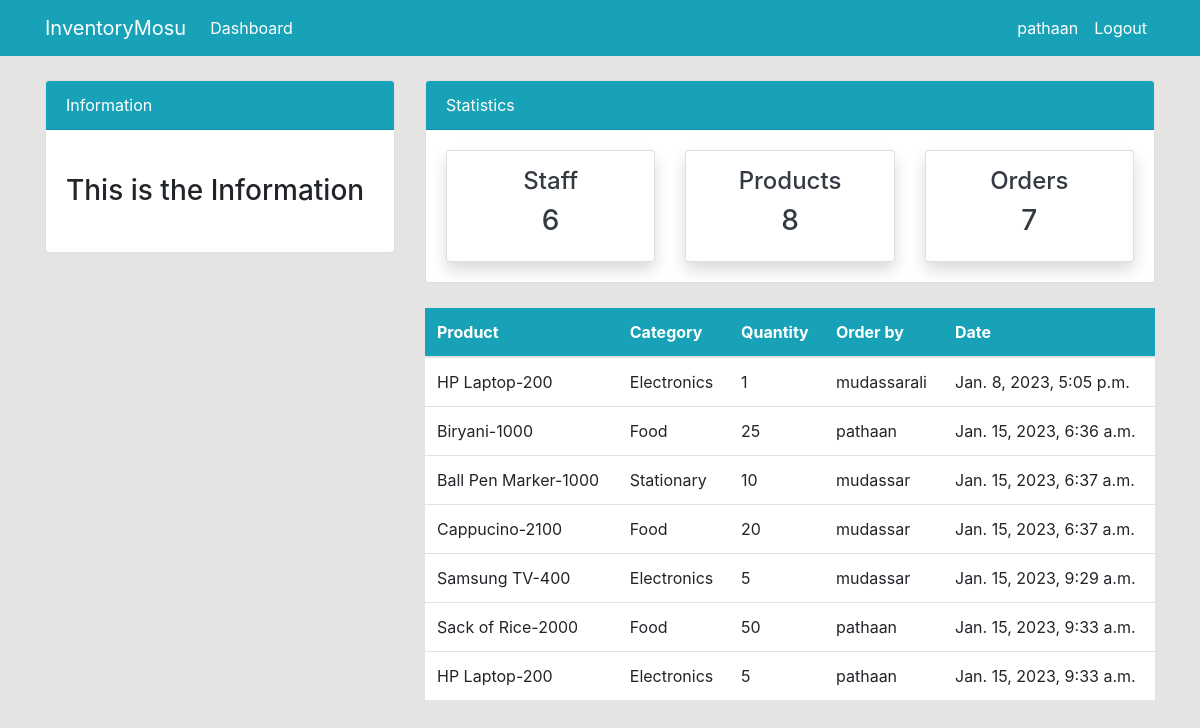
/order/ (signed in), run on the app's committed database.
### dashboard/models.py (models this page shows, shortened)
class Order(models.Model):
    product = models.ForeignKey(Product, on_delete=models.CASCADE, null=True)
    staff = models.ForeignKey(User, models.CASCADE, null=True)
    order_quantity = models.PositiveBigIntegerField(null=True)
    date = models.DateTimeField(auto_now_add=True)

class Product(models.Model):
    name = models.CharField(max_length=100, null=True)
    category = models.CharField(max_length=20, choices=CATEGORY)
    quantity = models.PositiveIntegerField(null=True)
    class Meta:
        verbose_name_plural = 'Staff Product'
    def __str__(self) -> str:
        return f'{self.name}-{self.quantity}'

### dashboard/views.py (the view)
# urls.py: path('order/', views.order, name='dashboard-order'),
@login_required
def order(request):
    orders = Order.objects.all()
    orders_count = orders.count()
    workers_count = User.objects.all().count()
    product_count = Product.objects.all().count()
    context = {
        'order': orders,
        'workers_count': workers_count,
        'orders_count': orders_count,
        'product_count': product_count
    }
    return render(request, 'dashboard/order.html', context)

### templates/dashboard/order.html (shortened to what this page needs)
{% extends 'partials/base.html' %}
{% block content %}
{% include 'partials/topnav.html' %}
<div class="container">
    <div class="row my-4">
        <div class="col-md-4">
        </div>
        <div class="col-md-8">
            <table class="table bg-white">
                <thead class="bg-info">
                    <tr class="text-white">
                        <th scope="col">Product</th>
                        <th scope="col">Category</th>
                        <th scope="col">Quantity</th>
                        <th scope="col">Order by</th>
                        <th scope="col">Date</th>
                    </tr>
                </thead>
                <tbody>
                    {% for orders in order %}
                    <tr>
                        <td>{{ orders.product }}</td>
                        <td>{{ orders.product.category }}</td>
                        <td>{{ orders.order_quantity }}</td>
                        <td>
                            {{ orders.staff.username }}
                        </td>
                        <td>
                            {{ orders.date }}
                        </td>
                    </tr>
                    {% endfor %}
                </tbody>
            </table>
        </div>
    </div>
</div>
{% endblock %}

### templates/partials/nav.html (shortened to what this page needs)
<nav class="navbar navbar-expand-lg navbar-info bg-info">
    {% if user.is_authenticated %}
    <div class="container">
        <a class="navbar-brand text-white" href="{% url 'dashboard-staff' %}">InventoryMosu</a>
        <div class="collapse navbar-collapse" id="navbarSupportedContent">
            <ul class="navbar-nav mr-auto">
                <li class="nav-item active">
                    <a class="nav-link text-white" href="{% url 'dashboard-index' %}">Dashboard </a>
                </li>
            </ul>
            <ul class="navbar-nav ml-auto">
                <li class="nav-item active">
                    <a class="nav-link text-white" href="{% url 'user-profile' %}">{{ user.username }}</a>
                </li>
                <li class="nav-item">
                    <a class="nav-link text-white" href="{% url 'user-logout' %}">Logout</a>
                </li>
            </ul>
            {% endif %}
        </div>
    </div>
</nav>

### static/style.css (style rules this page uses)
body { background: rgb(230, 227, 227); }

### data on the page
Order: product "HP Laptop-200", product.category "Electronics", order_quantity "1", staff.username "mudassarali", date "Jan. 8, 2023, 5:05 p.m."
Order: product "Biryani-1000", product.category "Food", order_quantity "25", staff.username "pathaan", date "Jan. 15, 2023, 6:36 a.m."
Order: product "Ball Pen Marker-1000", product.category "Stationary", order_quantity "10", staff.username "mudassar", date "Jan. 15, 2023, 6:37 a.m."
Order: product "Cappucino-2100", product.category "Food", order_quantity "20", staff.username "mudassar", date "Jan. 15, 2023, 6:37 a.m."
Order: product "Samsung TV-400", product.category "Electronics", order_quantity "5", staff.username "mudassar", date "Jan. 15, 2023, 9:29 a.m."
Order: product "Sack of Rice-2000", product.category "Food", order_quantity "50", staff.username "pathaan", date "Jan. 15, 2023, 9:33 a.m."
Order: product "HP Laptop-200", product.category "Electronics", order_quantity "5", staff.username "pathaan", date "Jan. 15, 2023, 9:33 a.m."

### other printed values
{{ user.username }} "pathaan"
{{ workers_count }} "6"
{{ product_count }} "8"
{{ orders_count }} "7"
